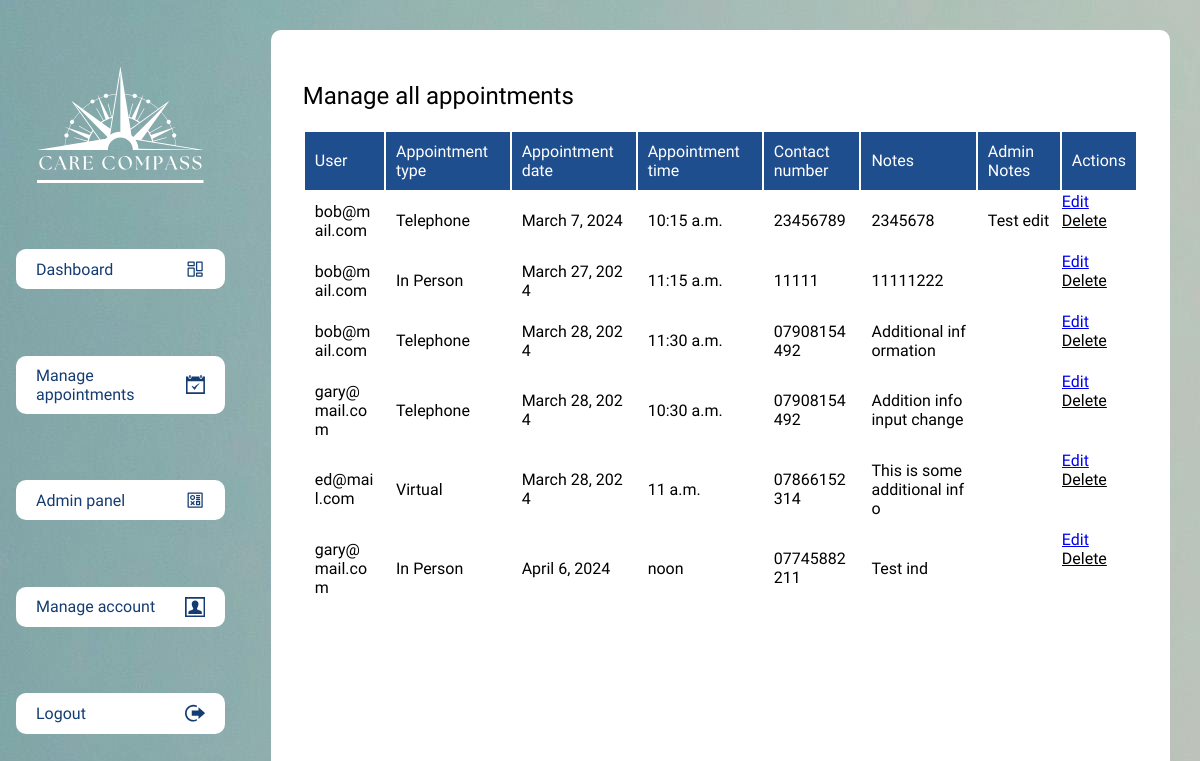
The app's page /appointments/admin_view/ (signed in), older data.
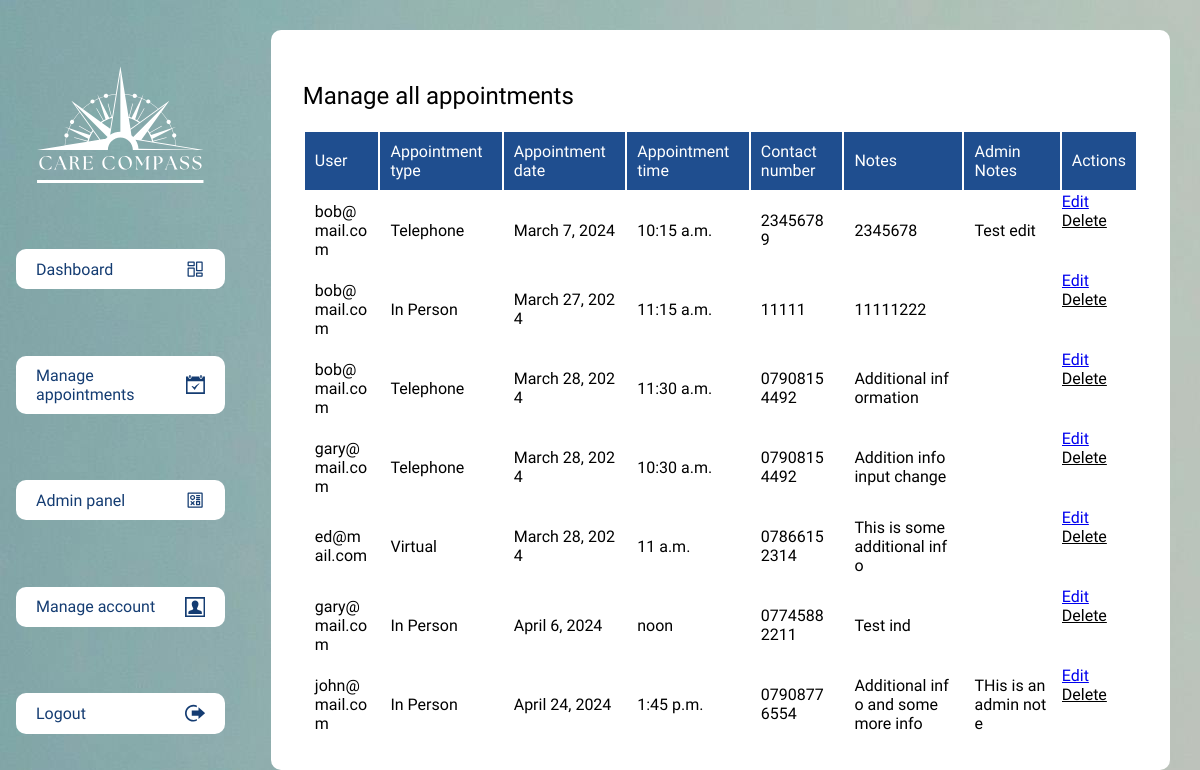
The same page, newer data.
### appointments/models.py (models this page shows, shortened)
class Appointment(models.Model):
    user = models.ForeignKey(settings.AUTH_USER_MODEL, on_delete=models.CASCADE, related_name='appointments')
    appointment_type = models.CharField(max_length=100)
    date = models.DateField()
    time = models.TimeField()
    contact_number = models.CharField(max_length=15)
    user_notes = models.TextField(blank=True)
    admin_notes = models.TextField(blank=True)
    created_at = models.DateTimeField(auto_now_add=True)
    updated_at = models.DateTimeField(auto_now=True)

### accounts/models.py (models this page shows, shortened)
class User(AbstractBaseUser, PermissionsMixin):
    first_name = models.CharField(max_length=30)
    last_name = models.CharField(max_length=30)
    email = models.EmailField(unique=True)
    gp_code = models.CharField(max_length=30, blank=True, null=True)
    created_at = models.DateTimeField(auto_now_add=True)
    updated_at = models.DateTimeField(auto_now=True)
    is_admin = models.BooleanField(default=False)
    is_staff = models.BooleanField(default=False)
    USERNAME_FIELD = 'email'
    REQUIRED_FIELDS = ['first_name', 'last_name']
    objects = UserManager()

### appointments/views.py (the view)
# urls.py: path('admin_view/', views.admin_view_appointments, name='admin_view_appointments'),
@login_required
def admin_view_appointments(request):
    if request.user.is_admin:
        appointments = Appointment.objects.all().order_by('date')
        return render(request, 'appointments/admin_view_appointments.html', {'appointments': appointments})
    else:
        return redirect('some_error_page')

### templates/appointments/admin_view_appointments.html (shortened to what this page needs)
{% extends 'base.html' %} {% block content %}
<h2>Manage all appointments</h2>
<table>
  <tr>
    <th>User</th>
    <th>Appointment type</th>
    <th>Appointment date</th>
    <th>Appointment time</th>
    <th>Contact number</th>
    <th>Notes</th>
    <th>Admin Notes</th>
    <th>Actions</th>
  </tr>
  {% for appointment in appointments %}
  <tr>
    <td>{{ appointment.user }}</td>
    <td>{{ appointment.appointment_type }}</td>
    <td>{{ appointment.date }}</td>
    <td>{{ appointment.time }}</td>
    <td>{{ appointment.contact_number }}</td>
    <td>{{ appointment.user_notes }}</td>
    <td>{{ appointment.admin_notes }}</td>
    <td class="col">
      <a href="{% url 'appointments:edit_appointment' appointment.id %}" class="edit-btn">Edit</a>
      <a class="delete-btn" data-appointment-id="{{ appointment.id }}">Delete</a>
    </td>
  </tr>
  {% endfor %}
</table>
 {% endblock %}

### templates/base.html (shortened to what this page needs)
{% load static %}
<!DOCTYPE html>
<html lang="en">
  <head>
    <link
      rel="stylesheet"
      type="text/css"
      href="{% static 'css/style.css' %}"
    />
  </head>
  <body>
    {% include 'navbar.html' %}
    <main>
      {% block content %}{% endblock %}
    </main>
  </body>
</html>

### templates/navbar.html (shortened to what this page needs)
{% load static %}
<nav>
  <div class="nav-logo-wrapper">
    <img
      src="{% static 'assets/logos/care-compass-logo.svg' %}"
      alt="Care Compass logo"
    />
  </div>
  <div class="nav-item">
    <a href="{% url 'accounts:dashboard' %}"
      >Dashboard
    </a>
  </div>
  {% if user.is_authenticated and user.is_admin %}
  <div class="nav-item">
    <a href="{% url 'appointments:admin_view_appointments' %}"
      >Manage appointments
    </a>
  </div>
  <div class="nav-item">
    <a href="{% url 'admin:index' %}"
      >Admin panel
    </a>
  </div>
  {% endif %}
  <div class="nav-item">
    <a href="{% url 'accounts:account_management' %}"
      >Manage account
    </a>
  </div>
  <div class="nav-item">
    <a href="{% url 'accounts:logout' %}"
      >Logout
    </a>
  </div>
</nav>

### static/css/layout.css (style rules this page uses)
body { font-family: "Segoe UI", Tahoma, Geneva, Verdana, sans-serif; font-size: 16px; font-style: normal; font-weight: 400; display: flex; flex-direction: row; width: 100vw; height: 100vh; margin: 0; padding: 0; background-image: url("../assets/images/background-pattern-1.jpg"); }
main { display: flex; flex-direction: column; width: calc(85% - 60px); padding: 2rem; margin: 30px; background-color: #ffffff; border-radius: 10px; overflow-y: scroll; }
.col { display: flex; flex-direction: column; height: 100%; width: 100%; overflow: hidden; margin: 0; padding: 0; }

### static/css/buttons.css (style rules this page uses)
.delete-btn { cursor: pointer; text-decoration: underline; }

### static/css/nav.css (style rules this page uses)
nav { display: flex; flex-direction: column; justify-content: space-evenly; align-items: center; width: 20%; height: 100%; padding: 0 1rem; }
.nav-logo-wrapper { width: 100%; display: flex; justify-content: center; align-items: center; }
.nav-logo-wrapper img { width: 80%; height: auto; }
.nav-item { display: flex; width: 100%; align-items: center; background-color: #ffffff; color: #143c72; fill: #143c72; border-radius: 10px; transition: 0.3s; }
.nav-item a { text-decoration: none; color: inherit; font-size: 1rem; width: 100%; height: 100%; padding: 10px 20px; display: flex; align-items: center; justify-content: space-between; }
.nav-item a svg { width: 12%; height: auto; fill: inherit; }

### static/css/tables.css (style rules this page uses)
table { width: 100%; }
tr { width: 100%; }
th { background-color: #1f4e8f; color: #fff; padding: 10px; text-align: left; }
td { background-color: #fff; color: #000; padding: 10px; text-align: left; word-break: break-all; text-wrap: wrap; }

Row changes from the older to the newer data that the page shows:
added Appointment: user "john@mail.com", appointment_type "In Person", date "April 24, 2024", time "1:45 p.m.", contact_number "07908776554", user_notes "Additional info and some more info", admin_notes "THis is an admin note"
